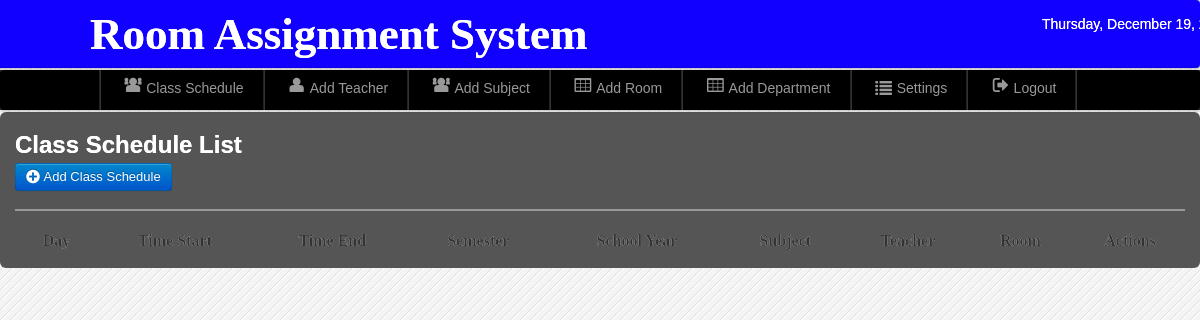
/admin/schedule.php (signed in), run on an earlier commit of the app's database.
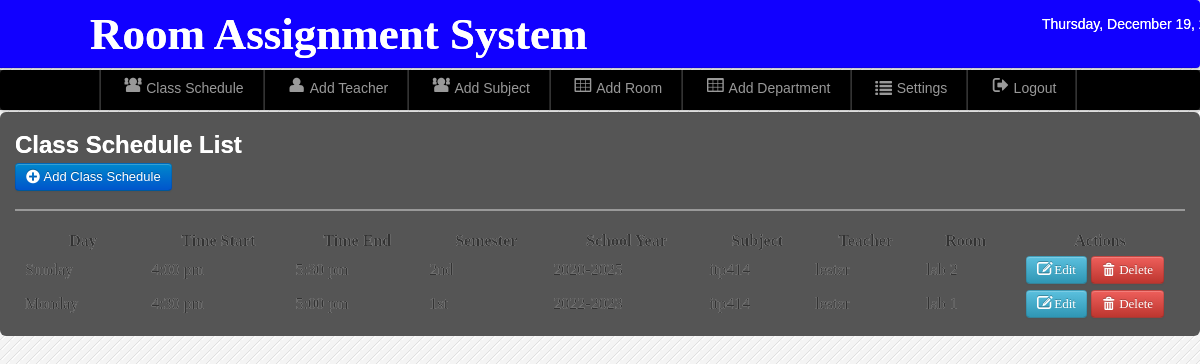
And on a later commit of the database.
### tables this page shows
CREATE TABLE `schedule` (
  `schedule_id` int(11) NOT NULL,
  `semester` varchar(10) NOT NULL,
  `sy` varchar(20) NOT NULL,
  `CYS` varchar(100) NOT NULL,
  `subject` varchar(50) NOT NULL,
  `teacher` varchar(50) NOT NULL,
  `room` varchar(20) NOT NULL,
  `day` varchar(100) NOT NULL,
  `time` varchar(20) NOT NULL,
  `time_end` varchar(50) NOT NULL,
  `type` varchar(20) NOT NULL,
  `day1` varchar(20) NOT NULL
);

### admin/schedule.php (the view, shortened to what this page needs)
<?php
include('./components/header.php');
include('./connection/dbcon.php');
include('./components/nav-top1.php');
include('./components/main.php');
?>
<div class="wrapper">
    <div id="element" class="hero-body-schedule">
        <h2><font color="white">Class Schedule List</font></h2>
        <a class="btn btn-primary" href="add_schedule.php">
            <i class="icon-plus-sign icon-large"></i>&nbsp;Add Class Schedule
        </a>
        <hr>
        <div class="demo_jui">
            <table cellpadding="0" cellspacing="0" border="0" class="display jtable" id="log">
                <thead>
                    <tr>
                        <th>Day</th>
                        <th>Time Start</th>
                        <th>Time End</th>
                        <th>Semester</th>
                        <th>School Year</th>
                        <th>Subject</th>
                        <th>Teacher</th>
                        <th>Room</th>
                        <th>Actions</th>
                    </tr>
                </thead>
                <tbody>
                    <?php
                    $query = "SELECT * FROM schedule ORDER BY schedule_id DESC";
                    $result = mysqli_query($conn, $query) or die(mysqli_error($conn));
                    while ($row = mysqli_fetch_assoc($result)) {
                        $id = $row['schedule_id'];
                        ?>
                        <tr class="del<?php echo $id ?>">
                            <td><?php echo htmlspecialchars($row['day']); ?></td>
                            <td><?php echo htmlspecialchars($row['time']); ?></td>
                            <td><?php echo htmlspecialchars($row['time_end']); ?></td>
                            <td><?php echo htmlspecialchars($row['semester']); ?></td>
	                        <td><?php echo htmlspecialchars($row['sy']); ?></td>
                            <td><?php echo htmlspecialchars($row['subject']); ?></td>
                            <td><?php echo htmlspecialchars($row['teacher']); ?></td>
                            <td><?php echo htmlspecialchars($row['room']); ?></td>
                            <td align="center" width="160">
                                <a class="btn btn-info" href="edit_schedule.php?id=<?php echo $id; ?>">
                                    <i class="icon-edit icon-large"></i>&nbsp;Edit
                                </a>
                                <a class="btn btn-danger" data-toggle="modal" href="#deleteModal<?php echo $id; ?>">
                                    <i class="icon-trash icon-large"></i>&nbsp;Delete
                                </a>
                            </td>
                        </tr>
                        <?php
                    }
                    ?>
                </tbody>
            </table>
        </div>
    </div>
</div>

### admin/components/header.php (shortened to what this page needs)
<html>
<head><title>Room Assignment System</title>
<link href="css/bootstrap.css" rel="stylesheet" type="text/css" media="screen">
<link href="css/font-awesome.css" rel="stylesheet" type="text/css" media="screen">
<link href="css/style.css" rel="stylesheet" type="text/css" media="screen">
<link href="css/notify/jquery_notification.css" type="text/css" rel="stylesheet" media="screen, projection"/>
<link rel="stylesheet" type="text/css" href="css/jTPS.css">
</head>

### admin/components/nav-top1.php
<div class="navbar navbar-fixed-top">
    <div class="navbar-inner">
        <div class="container">
            <a class="branded"></a>
            <a class="brand">
                <h1>Room Assignment System</h1>
            </a>
            <div class="time_top">
                <font color="white">
                    <?php
                    $Today = date('Y-m-d');
                    $formattedDate = date('l, F d, Y', strtotime($Today));
                    echo $formattedDate;
                    ?>
                </font>
            </div>
        </div>
    </div>
</div>

### admin/components/main.php
<div class="navbar navbar-fixed-top1">
    <div class="navbar-inner1">
    <div class="container">
	<div class="marg">
    <ul class="nav">
   <li class="divider-vertical"></li>
  <li><a href="schedule.php"><i class="icon-group icon-large"></i>Class Schedule</a></li>
   <li class="divider-vertical"></li>
  <li><a href="record.php"><i class="icon-user icon-large"></i>Add Teacher</a></li>
     <li class="divider-vertical"></li>
     <li><a href="subject.php"><i class="icon-group icon-large"></i>Add Subject</a></li>
     <li class="divider-vertical"></li>
     <li><a href="room.php"><i class="icon-table icon-large"></i>Add Room</a></li>
     <li class="divider-vertical"></li>
     <li><a href="department.php"><i class="icon-table icon-large"></i>Add Department</a></li>
     <li class="divider-vertical"></li>
  <li><a href="school_year.php"><i class="icon-list icon-large"></i>Settings</a></li>
     <li class="divider-vertical"></li>
  <li><a id="logout" data-toggle="modal" href="#myModal"><i class="icon-signout icon-large"></i>Logout</a></li>
   <li class="divider-vertical"></li>
</ul>
    </div>
    </div>
    </div>
    </div>

### admin/css/style.css (style rules this page uses)
* { margin:0; padding:0; }
h1 { font-size:45px; }
a { color:#777; }
.wrapper { margin-top: -43px; }
html, body { height: 100%; margin: 0; padding: 0; display: flex; flex-direction: column; min-height: 100%; }
.navbar-fixed-top1 { position: fixed; top: 70px; left: 0; right: 0; z-index: 9999; width: 100%; background-color: #333; }

### admin/css/datatable/demo_table_jui.css (style rules this page uses)
table.display thead th { cursor: pointer; padding: 3px 0 3px 10px; }
table.display { border-collapse: collapse; clear: both; margin: 0 auto; width: 100%; }
table.display td { padding: 3px 10px; }

What changed in the data, as far as the page shows it:
added schedule: day "Sunday", time "4:00 pm", time_end "5:30 pm", semester "2nd", sy "2020-2025", subject "itp414", teacher "lester", room "lab 2"
added schedule: day "Monday", time "4:30 pm", time_end "5:00 pm", semester "1st", sy "2022-2023", subject "itp414", teacher "lester", room "lab 1"
